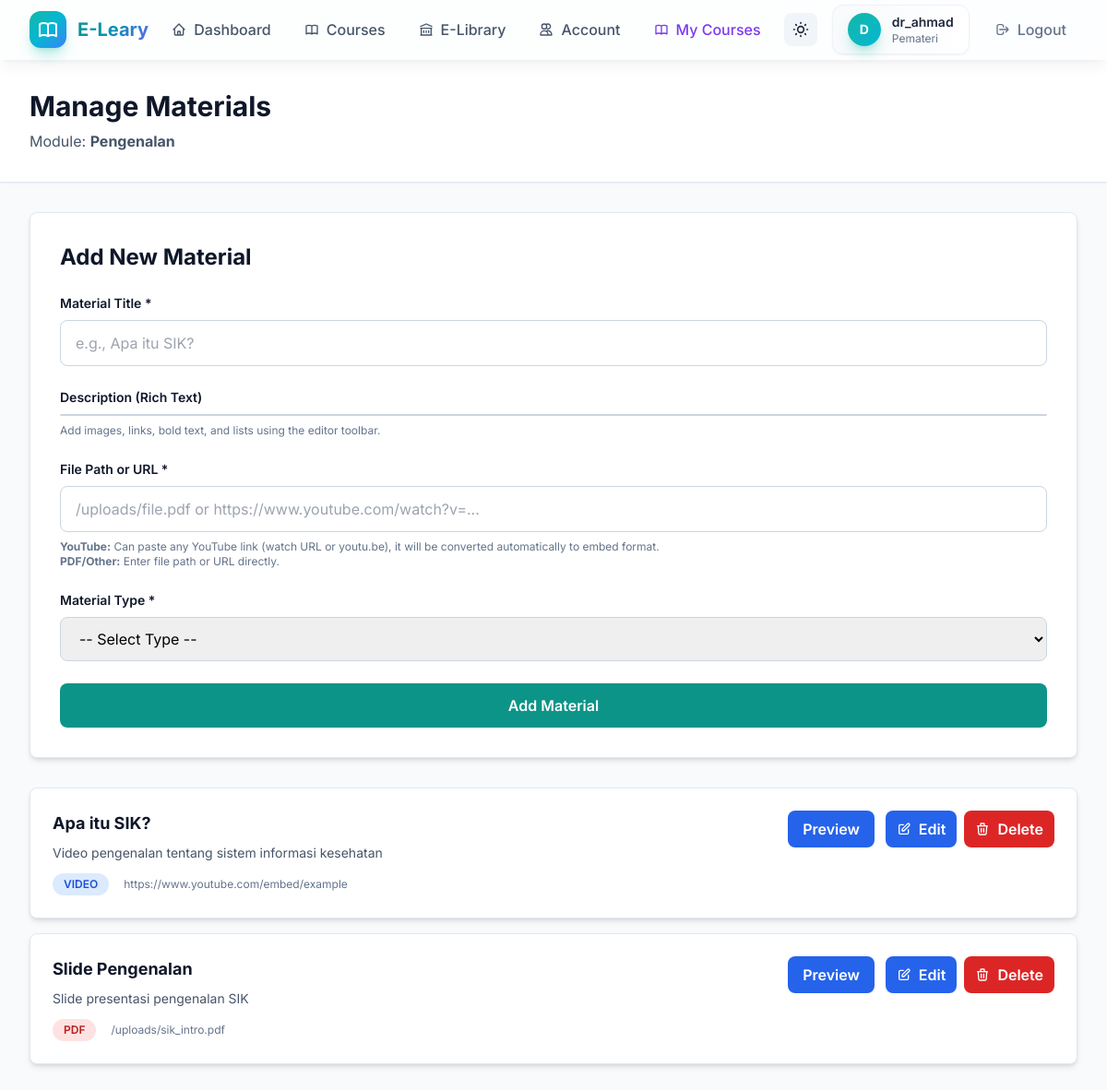
Page /admin/modules/1/materials (signed in) on the committed database.
### models.py (models this page shows, shortened)
class User(UserMixin, db.Model):
    id = db.Column(db.Integer, primary_key=True)
    username = db.Column(db.String(120), unique=True, nullable=False, index=True)
    email = db.Column(db.String(120), unique=True, nullable=False, index=True)
    password_hash = db.Column(db.String(255), nullable=False)
    role = db.Column(db.String(20), default='user', nullable=False)  # 'admin', 'pemateri', or 'user'
    pending_role = db.Column(db.String(20), nullable=True)  # Requested role pending admin approval
    division = db.Column(db.String(100), nullable=True)  # e.g., Medical, IT, Admin, Mahasiswa/Koas
    profile_image = db.Column(db.String(255), nullable=True)  # Relative path under /uploads
    bio = db.Column(db.Text, nullable=True)
    created_at = db.Column(db.DateTime, default=datetime.utcnow)
    uploaded_books = db.relationship('LibraryBook', backref='uploader', lazy='dynamic', foreign_keys='LibraryBook.uploader_id')
    attendance_logs = db.relationship('AttendanceLog', backref='user', lazy='dynamic')
    enrollments = db.relationship('CourseEnrollment', backref='user', lazy='dynamic')
    instructed_courses = db.relationship('Course', backref='instructor_user', lazy='dynamic', foreign_keys='Course.instructor_id')
    def is_admin(self):
        return self.role == 'admin'
    def can_manage_courses(self):
        return self.role in ['admin', 'pemateri']

class CourseModule(db.Model):
    id = db.Column(db.Integer, primary_key=True)
    course_id = db.Column(db.Integer, db.ForeignKey('course.id'), nullable=False, index=True)
    title = db.Column(db.String(255), nullable=False)
    description = db.Column(db.Text, nullable=True)
    order_index = db.Column(db.Integer, default=0, nullable=False)
    created_at = db.Column(db.DateTime, default=datetime.utcnow)
    materials = db.relationship('CourseMaterial', backref='module', lazy='dynamic', cascade='all, delete-orphan')

class CourseMaterial(db.Model):
    id = db.Column(db.Integer, primary_key=True)
    module_id = db.Column(db.Integer, db.ForeignKey('course_module.id'), nullable=False, index=True)
    title = db.Column(db.String(255), nullable=False)
    description = db.Column(db.Text, nullable=True)
    file_path = db.Column(db.String(255), nullable=True)  # Path to uploaded file or external URL
    type = db.Column(db.String(50), default='pdf', nullable=False)  # 'pdf', 'video', 'assignment'
    created_at = db.Column(db.DateTime, default=datetime.utcnow)

### app/routes/admin.py (the view, shortened to what this page needs)
    @app.route('/admin/modules/<int:module_id>/materials', methods=['GET', 'POST'])
    @login_required
    @pemateri_required
    def manage_materials(module_id):
        module = CourseModule.query.get_or_404(module_id)
        course = module.course
        if not current_user.is_admin() and course.instructor_id != current_user.id:
            flash('You do not have permission to manage this course.', 'danger')
            return redirect(url_for('admin_courses'))
        materials = CourseMaterial.query.filter_by(module_id=module_id).all()
        return render_template('admin_manage_materials.html', module=module, materials=materials)

### templates/admin_manage_materials.html (shortened to what this page needs)
{% extends 'base.html' %}
{% block head %}
<link href="https://cdn.jsdelivr.net/npm/quill@1.3.7/dist/quill.snow.css" rel="stylesheet">
{% endblock %}
{% block content %}
<div class="min-h-screen bg-slate-50">
    <div class="bg-white border-b border-slate-200 shadow-sm">
        <div class="max-w-7xl mx-auto px-4 py-8 sm:px-6 lg:px-8">
            <h1 class="text-3xl font-bold text-slate-900">Manage Materials</h1>
            <p class="mt-2 text-slate-600">Module: <strong>{{ module.title }}</strong></p>
        </div>
    </div>
    <div class="max-w-7xl mx-auto px-4 py-8 sm:px-6 lg:px-8">
        <div class="bg-white rounded-lg shadow-md p-8 mb-8 border border-slate-200">
            <h2 class="text-2xl font-bold text-slate-900 mb-6">Add New Material</h2>
            <form method="POST" class="space-y-6">
                <div>
                    <label for="title" class="block text-sm font-semibold text-slate-900 mb-2">Material Title *</label>
                    <input type="text" id="title" name="title" required
                           class="w-full px-4 py-3 border border-slate-300 rounded-lg focus:outline-none focus:border-teal-600 focus:ring-2 focus:ring-teal-100"
                           placeholder="e.g., Apa itu SIK?">
                </div>
                <div>
                    <label for="description" class="block text-sm font-semibold text-slate-900 mb-2">Description (Rich Text)</label>
                    <div id="material-description-editor" class="bg-white rounded-lg border border-slate-300"></div>
                    <p class="text-xs text-slate-500 mt-2">Add images, links, bold text, and lists using the editor toolbar.</p>
                </div>
                <div>
                    <label for="file_path" class="block text-sm font-semibold text-slate-900 mb-2">File Path or URL *</label>
                    <input type="text" id="file_path" name="file_path" required
                           class="w-full px-4 py-3 border border-slate-300 rounded-lg focus:outline-none focus:border-teal-600 focus:ring-2 focus:ring-teal-100"
                           placeholder="/uploads/file.pdf or https://www.youtube.com/watch?v=...">
                    <p class="text-xs text-slate-500 mt-2">
                        <strong>YouTube:</strong> Can paste any YouTube link (watch URL or youtu.be), it will be converted automatically to embed format.
                        <br><strong>PDF/Other:</strong> Enter file path or URL directly.
                    </p>
                </div>
                <div>
                    <label for="type" class="block text-sm font-semibold text-slate-900 mb-2">Material Type *</label>
                    <select id="type" name="type" required class="w-full px-4 py-3 border border-slate-300 rounded-lg focus:outline-none focus:border-teal-600 focus:ring-2 focus:ring-teal-100">
                        <option value="">-- Select Type --</option>
                    </select>
                </div>
                <div>
                    <button type="submit" class="w-full bg-teal-600 hover:bg-teal-700 text-white font-semibold py-3 rounded-lg transition-colors">
                        Add Material
                    </button>
                </div>
            </form>
        </div>
        {% if materials %}
            <div class="space-y-4">
                {% for material in materials %}
                    <div class="bg-white rounded-lg shadow-md p-6 border border-slate-200 hover:shadow-lg transition-shadow">
                        <div class="flex items-start justify-between">
                            <div class="flex-1">
                                <h3 class="text-lg font-bold text-slate-900">{{ material.title }}</h3>
                                {% if material.description %}
                                    <p class="text-sm text-slate-600 mt-2">{{ material.description|striptags }}</p>
                                {% endif %}
                                <div class="mt-3 flex items-center gap-4">
                                    <span class="inline-block px-3 py-1 rounded-full text-xs font-semibold
                                                {% if material.type == 'pdf' %}bg-red-100 text-red-700
                                                {% elif material.type == 'video' %}bg-blue-100 text-blue-700
                                                {% else %}bg-purple-100 text-purple-700{% endif %}">
                                        {{ material.type|upper }}
                                    </span>
                                    <p class="text-xs text-slate-500">{{ material.file_path }}</p>
                                </div>
                            </div>
                            <a href="{{ material.file_path }}" target="_blank"
                               class="flex-shrink-0 bg-blue-600 hover:bg-blue-700 text-white font-semibold py-2 px-4 rounded-lg transition-colors">
                                Preview
                            </a>
                            <div class="flex items-center gap-2 ml-3">
                                <a href="{{ url_for('edit_material', material_id=material.id) }}"
                                   class="bg-blue-600 hover:bg-blue-700 text-white font-semibold py-2 px-3 rounded-lg transition-colors flex items-center gap-2">
                                    <svg class="w-4 h-4" fill="none" stroke="currentColor" viewBox="0 0 24 24">
                                        <path stroke-linecap="round" stroke-linejoin="round" stroke-width="2" d="M11 5H6a2 2 0 00-2 2v11a2 2 0 002 2h11a2 2 0 002-2v-5m-1.414-9.414a2 2 0 112.828 2.828L11.828 15H9v-2.828l8.586-8.586z"/>
                                    </svg>
                                    Edit
                                </a>
                                <form method="POST" action="{{ url_for('delete_material', material_id=material.id) }}" style="display: inline;"
                                      onsubmit="return confirm('Are you sure you want to delete this material?');">
                                    <button type="submit" class="bg-red-600 hover:bg-red-700 text-white font-semibold py-2 px-3 rounded-lg transition-colors flex items-center gap-2">
                                        <svg class="w-4 h-4" fill="none" stroke="currentColor" viewBox="0 0 24 24">
                                            <path stroke-linecap="round" stroke-linejoin="round" stroke-width="2" d="M19 7l-.867 12.142A2 2 0 0116.138 21H7.862a2 2 0 01-1.995-1.858L5 7m5 4v6m4-6v6m1-10V4a1 1 0 00-1-1h-4a1 1 0 00-1 1v3M4 7h16"/>
                                        </svg>
                                        Delete
                                    </button>
                                </form>
                            </div>
                        </div>
                    </div>
                {% endfor %}
            </div>
        {% endif %}
    </div>
</div>
{% endblock %}

### templates/base.html (shortened to what this page needs)
<!DOCTYPE html>
<html lang="en" id="html-root">
<head>
    <script src="https://cdn.tailwindcss.com"></script>
    {% block head %}{% endblock %}
</head>
<body class="bg-gradient-mesh min-h-screen dark:bg-slate-900 dark:text-slate-100">
    <nav class="glass dark:glass-dark border-b border-white/20 dark:border-slate-700 sticky top-0 z-40 shadow-lg shadow-black/5">
        <div class="max-w-7xl mx-auto px-4 sm:px-6 lg:px-8">
            <div class="flex justify-between items-center h-16">
                <div class="flex items-center gap-3">
                    <div class="w-10 h-10 bg-gradient-to-br from-teal-500 via-cyan-500 to-blue-500 rounded-xl flex items-center justify-center shadow-lg shadow-teal-500/30 animate-pulse-slow">
                    </div>
                    <span class="text-xl font-bold gradient-text">E-Leary</span>
                </div>
                {% if current_user.is_authenticated %}
                    <div class="hidden md:flex items-center gap-1">
                        <a href="{{ url_for('index') }}" class="px-4 py-2 rounded-lg text-slate-600 dark:text-slate-300 hover:text-teal-600 dark:hover:text-teal-400 hover:bg-teal-50 dark:hover:bg-slate-700 font-medium transition-all duration-200">
                            <span class="flex items-center gap-2">
                                <svg class="w-4 h-4" fill="none" stroke="currentColor" viewBox="0 0 24 24"><path stroke-linecap="round" stroke-linejoin="round" stroke-width="2" d="M3 12l2-2m0 0l7-7 7 7M5 10v10a1 1 0 001 1h3m10-11l2 2m-2-2v10a1 1 0 01-1 1h-3m-6 0a1 1 0 001-1v-4a1 1 0 011-1h2a1 1 0 011 1v4a1 1 0 001 1m-6 0h6"/></svg>
                                Dashboard
                            </span>
                        </a>
                        <a href="{{ url_for('courses') }}" class="px-4 py-2 rounded-lg text-slate-600 dark:text-slate-300 hover:text-teal-600 dark:hover:text-teal-400 hover:bg-teal-50 dark:hover:bg-slate-700 font-medium transition-all duration-200">
                            <span class="flex items-center gap-2">
                                Courses
                            </span>
                        </a>
                        <a href="{{ url_for('library') }}" class="px-4 py-2 rounded-lg text-slate-600 dark:text-slate-300 hover:text-teal-600 dark:hover:text-teal-400 hover:bg-teal-50 dark:hover:bg-slate-700 font-medium transition-all duration-200">
                            <span class="flex items-center gap-2">
                                <svg class="w-4 h-4" fill="none" stroke="currentColor" viewBox="0 0 24 24"><path stroke-linecap="round" stroke-linejoin="round" stroke-width="2" d="M8 14v3m4-3v3m4-3v3M3 21h18M3 10h18M3 7l9-4 9 4M4 10h16v11H4V10z"/></svg>
                                E-Library
                            </span>
                        </a>
                        <a href="{{ url_for('account_settings') }}" class="px-4 py-2 rounded-lg text-slate-600 dark:text-slate-300 hover:text-teal-600 dark:hover:text-teal-400 hover:bg-teal-50 dark:hover:bg-slate-700 font-medium transition-all duration-200">
                            <span class="flex items-center gap-2">
                                <svg class="w-4 h-4" fill="none" stroke="currentColor" viewBox="0 0 24 24"><path stroke-linecap="round" stroke-linejoin="round" stroke-width="2" d="M12 4.354a4 4 0 110 5.292M15 21H3v-1a6 6 0 0112 0v1zm0 0h6v-1a6 6 0 00-9-5.197M13 7a4 4 0 11-8 0 4 4 0 018 0z"/></svg>
                                Account
                            </span>
                        </a>
                        {% if current_user.can_manage_courses() %}
                            <a href="{{ url_for('admin_courses') }}" class="px-4 py-2 rounded-lg text-violet-600 dark:text-violet-400 hover:text-violet-700 dark:hover:text-violet-300 hover:bg-violet-50 dark:hover:bg-slate-700 font-medium transition-all duration-200">
                                <span class="flex items-center gap-2">
                                    My Courses
                                </span>
                            </a>
                        {% endif %}
                    </div>
                    <div class="flex items-center gap-4">
                        <button id="darkModeToggle" class="p-2 rounded-lg bg-slate-100 dark:bg-slate-700 hover:bg-slate-200 dark:hover:bg-slate-600 transition-colors" title="Toggle dark mode">
                        </button>
                        <div class="hidden sm:flex items-center gap-3 bg-gradient-to-r from-slate-50 to-white dark:from-slate-800 dark:to-slate-700 px-4 py-2 rounded-xl border border-slate-200/50 dark:border-slate-600 shadow-sm">
                            {% if current_user.profile_image %}
                                <img src="{{ url_for('uploaded_file', filename=current_user.profile_image) }}" alt="Profile" class="w-9 h-9 rounded-full object-cover border border-teal-500/30" />
                            {% else %}
                                <div class="w-9 h-9 bg-gradient-to-br from-teal-500 to-cyan-500 rounded-full flex items-center justify-center text-white font-bold text-sm shadow-lg shadow-teal-500/30">
                                    {{ current_user.username[0].upper() }}
                                </div>
                            {% endif %}
                            <div>
                                <p class="text-sm font-semibold text-slate-800 dark:text-slate-100">{{ current_user.username }}</p>
                                <p class="text-xs text-slate-500 dark:text-slate-400 capitalize">{{ current_user.role }}</p>
                            </div>
                        </div>
                        <a href="{{ url_for('logout') }}" class="flex items-center gap-2 text-slate-500 dark:text-slate-400 hover:text-red-500 dark:hover:text-red-400 font-medium transition-colors px-3 py-2 rounded-lg hover:bg-red-50 dark:hover:bg-red-900/20">
                            <svg class="w-4 h-4" fill="none" stroke="currentColor" viewBox="0 0 24 24"><path stroke-linecap="round" stroke-linejoin="round" stroke-width="2" d="M17 16l4-4m0 0l-4-4m4 4H7m6 4v1a3 3 0 01-3 3H6a3 3 0 01-3-3V7a3 3 0 013-3h4a3 3 0 013 3v1"/></svg>
                            <span class="hidden sm:inline">Logout</span>
                        </a>
                    </div>
                {% endif %}
            </div>
        </div>
    </nav>
    <main class="page-enter">
        {% block content %}{% endblock %}
    </main>
</body>
</html>

### rows in the picture
User: username "D", username "dr_ahmad", role "Pemateri"
CourseModule: title "Pengenalan"
CourseMaterial: title "Apa itu SIK?", description "Video pengenalan tentang sistem informasi kesehatan", type "VIDEO", file_path "https://www.youtube.com/embed/example"
CourseMaterial: title "Slide Pengenalan", description "Slide presentasi pengenalan SIK", type "PDF", file_path "/uploads/sik_intro.pdf"
